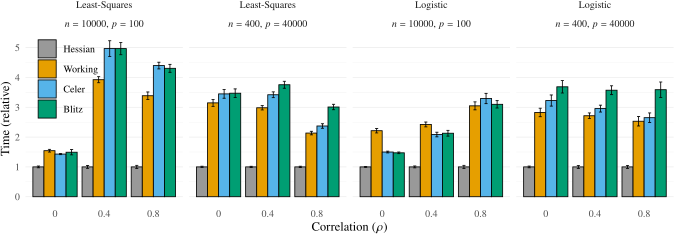

The script that drew this image:
library(tibble)
library(tidyr)
library(dplyr)
library(tikzDevice)
library(ggplot2)

source("R/utils.R")

theme_set(theme_minimal(base_size = 9))

fig_width <- 6.85
fig_height <- 2.5

conf_level <- 0.05

d_raw <- readRDS("results/simulateddata.rds") %>%
  filter(
    !(screening_type %in% c("strong", "edpp", "gap_safe")),
    converged == TRUE
  ) %>%
  mutate(
    screening_type = recode_methods(screening_type),
    rho = as.factor(rho),
    np = paste0("$n=", n, "$, $p=", p, "$"),
    np = reorder(np, p),
    family = recode(
      family,
      "gaussian" = "Least-Squares",
      "binomial" = "Logistic"
    )
  ) %>%
  select(np, n, p, rho, family, screening_type, time) %>%
  unnest(time)

d1 <-
  d_raw %>%
  mutate(
    screening_type = as.factor(screening_type),
    family = as.factor(family)
  ) %>%
  group_by(np, rho, family, screening_type) %>% 
  summarize(
    meantime = mean(time),
    se = sd(time) / sqrt(n()),
    ci = qnorm(1 - conf_level/2) * se
  ) %>%
  mutate(
    hi = meantime + ci,
    lo = meantime - ci,
    rel_time = meantime / min(meantime),
    hi = hi / min(meantime),
    lo = lo / min(meantime)
  ) %>%
  drop_na(meantime)

cols <- c(
  "#999999", "#E69F00", "#56B4E9", "#009E73", "#F0E442",
  "#0072B2", "#D55E00", "#CC79A7"
)

options(
  tikzDocumentDeclaration =
    "\\documentclass[10pt]{article}\n\\usepackage{newtxtext,newtxmath}\n"
)

file <- "figures/simulateddata-timings.tex"
tikz(file, width = fig_width, height = fig_height, standAlone = TRUE)
ggplot(d1, aes(
  rho,
  rel_time,
  fill = screening_type
)) +
  geom_col(position = position_dodge(0.9), col = 1) +
  geom_errorbar(
    aes(ymin = lo, ymax = hi),
    position = position_dodge(0.9),
    width = 0.25
  ) +
  facet_wrap(c("family", "np"), nrow = 1) +
  scale_fill_manual(values = cols[1:5]) +
  labs(
    fill = "Screening",
    x = "Correlation ($\\rho$)",
    y = "Time (relative)"
  ) +
  theme(
    legend.position = c(0.065, 0.75),
    legend.title = element_blank(),
    panel.grid.major.x = element_blank()
  )
dev.off()

renderPdf("figures/simulateddata-timings.tex")
